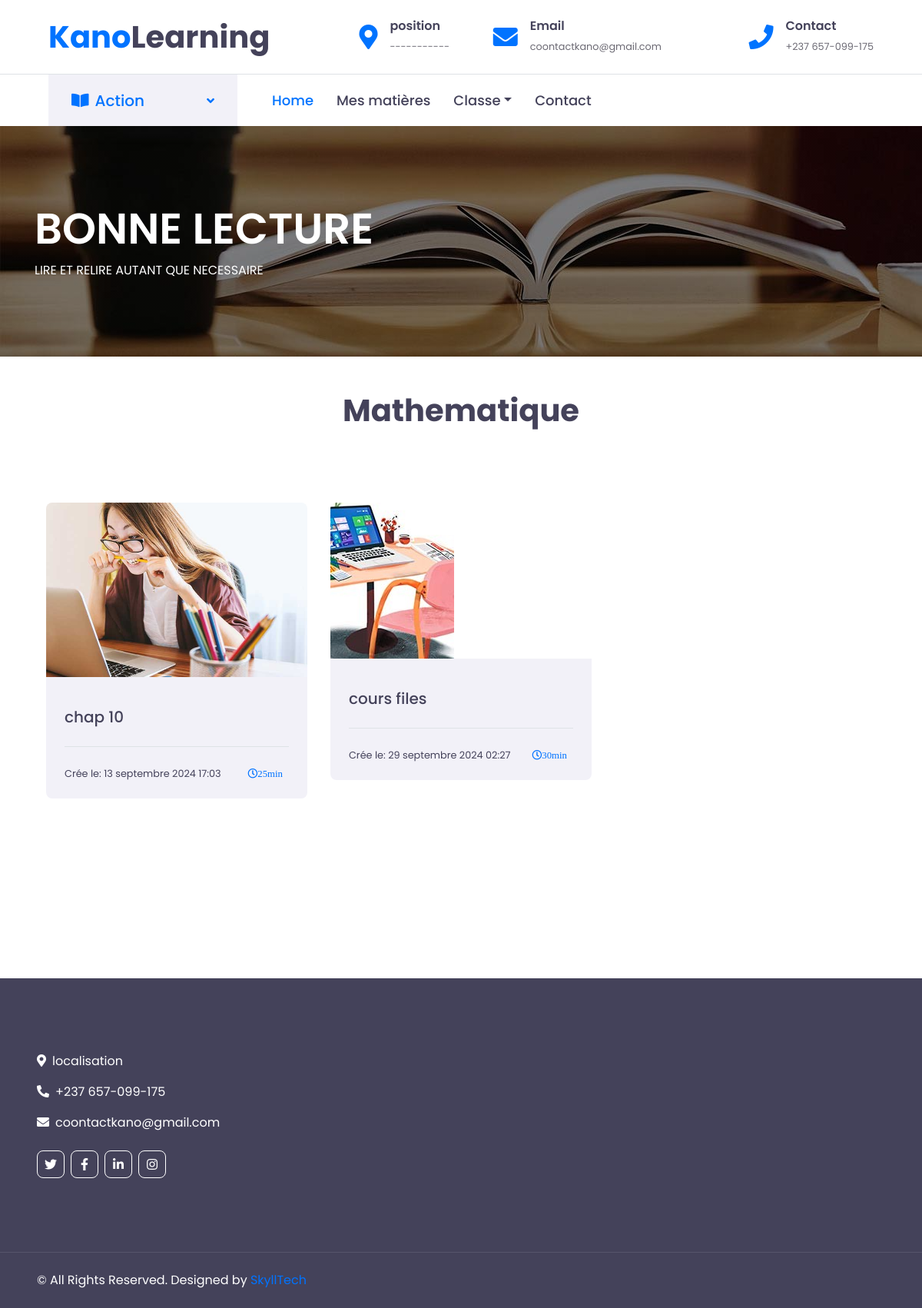
The app's page /matiere/1/, older data.
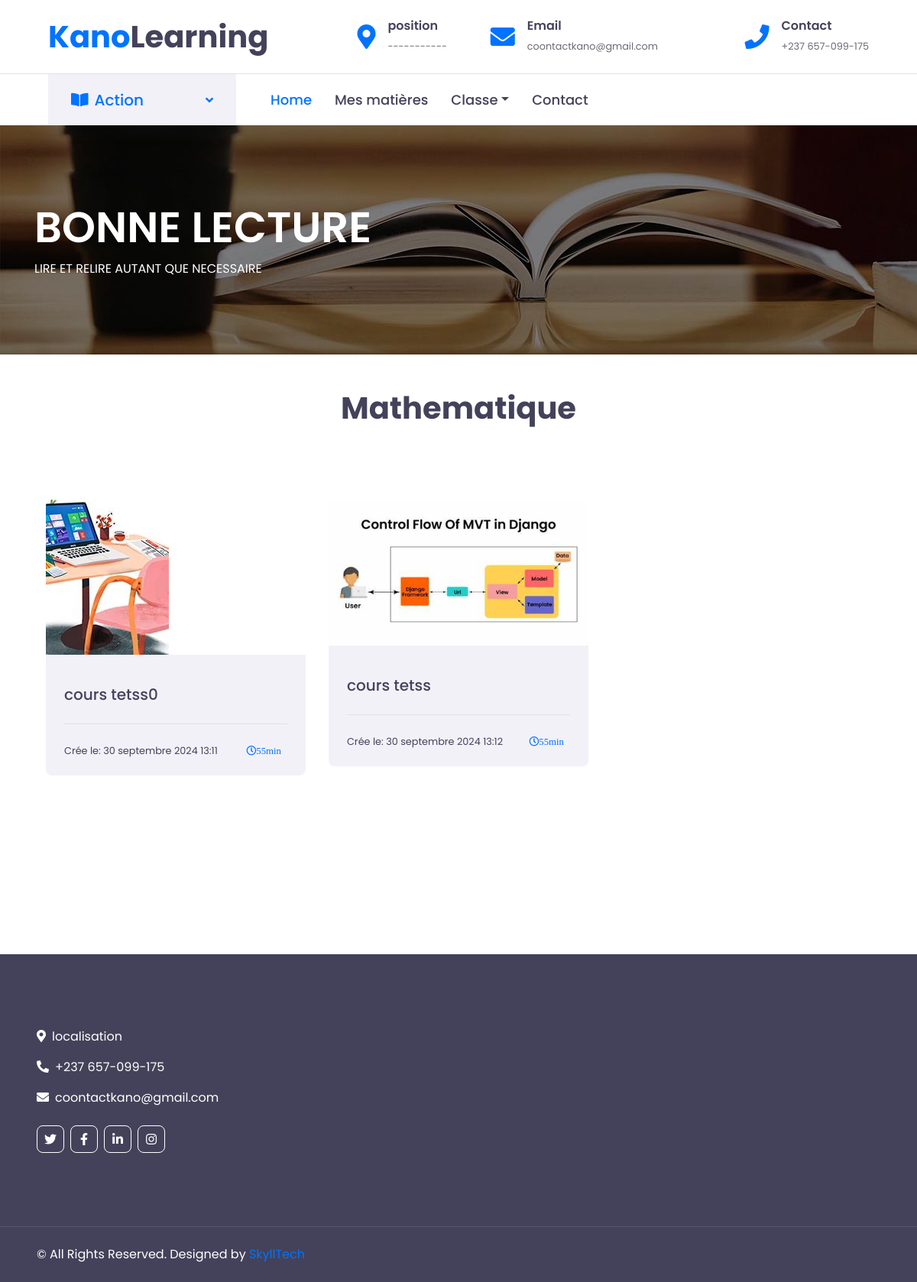
The same page, newer data.
### home/models.py (models this page shows, shortened)
class Cours(models.Model):
    titre = models.CharField(max_length=255)
    profil_cours = models.ImageField(upload_to='image', null=True, blank=True)
    intoduction = models.TextField(null=True, blank=True)
    resume = models.TextField(null=True, blank=True)
    document = models.FileField(upload_to='documents/', null=True, blank=True)
    choix_matiere = models.ForeignKey ('Matiere', on_delete=models.CASCADE)
    choix_classe = models.ForeignKey ('Classe', on_delete=models.CASCADE)
    Date_creation = models.DateTimeField(auto_now_add=True)  # Date et heure de création
    Date_modif = models.DateTimeField(auto_now=True)  # Date et heure de mise à jour
    temps_etudes = models.IntegerField()

### home/views.py (the view)
# urls.py: path('matiere/<int:matiere_id>/', views.cours_par_matiere, name='cours_par_matiere'),
def cours_par_matiere(request, matiere_id):
    matiere = get_object_or_404(Matiere, id=matiere_id)  # Récupérer la matière ou renvoyer une erreur 404 si elle n'existe pas
    cours = Cours.objects.filter(choix_matiere=matiere)  # Filtrer les cours par la matière sélectionnée
    return render(request, 'home/eleve/cours_matiere.html', {'matiere': matiere, 'cours': cours})  # Rendre le template avec les cours filtrés

### home/templates/home/eleve/cours_matiere.html (shortened to what this page needs)
{% extends 'home/eleve/base.html' %}
{% block content %}
  {% load static %}
  <div class="container-fluid page-header" style="margin-bottom: -50px;">
    <div class="container">
      <div class="d-flex flex-column justify-content-center" style="min-height: 300px">
        <h3 class="display-4 text-white text-uppercase">Bonne lecture</h3>
        <div class="d-inline-flex text-white">
          <p class="m-0 text-uppercase">Lire et relire autant que necessaire</p>
        </div>
      </div>
    </div>
  </div>
  <div class="container-fluid py-5">
    <div class="container pt-5 pb-3">
      <div class="text-center mb-5">
        <h1>{{ matiere.nom_matiere }}</h1>
      </div>
      <div class="container-fluid py-5">
        <div class="row">
          {% for cours in cours %}
            <a href="{% url "details_cours" cours.id %}">
              <div class="col-lg-4 col-md-6 mb-4">
                <div class="rounded overflow-hidden mb-2">
                  <img class="img-fluid" src="{{ cours.profil_cours.url }}" alt="" />
                  <div class="bg-secondary p-4">
                    <a class="h5" href="{% url "details_cours" cours.id %}">{{ cours.titre }}</a>
                    <div class="border-top mt-4 pt-4">
                      <div class="d-flex justify-content-between">
                        <h6 class="m-0"><small>Crée le: {{ cours.Date_creation }}</small></h6>
                        <h6 class="m-0"><small class="far fa-clock text-primary mr-2">{{ cours.temps_etudes }}min</small></h6>
                      </div>
                    </div>
                  </div>
                </div>
              </div>
            </a>
          {% endfor %}
        </div>
      </div>
    </div>
  </div>
{% endblock %}

Row changes from the older to the newer data that the page shows:
removed Cours: profil_cours (picture), titre "chap 10", Date_creation "13 septembre 2024 17:03", temps_etudes "25"
removed Cours: profil_cours (picture), titre "cours files", Date_creation "29 septembre 2024 02:27", temps_etudes "30"
added Cours: profil_cours (picture), titre "cours tetss0", Date_creation "30 septembre 2024 13:11", temps_etudes "55"
added Cours: profil_cours (picture), titre "cours tetss", Date_creation "30 septembre 2024 13:12", temps_etudes "55"
